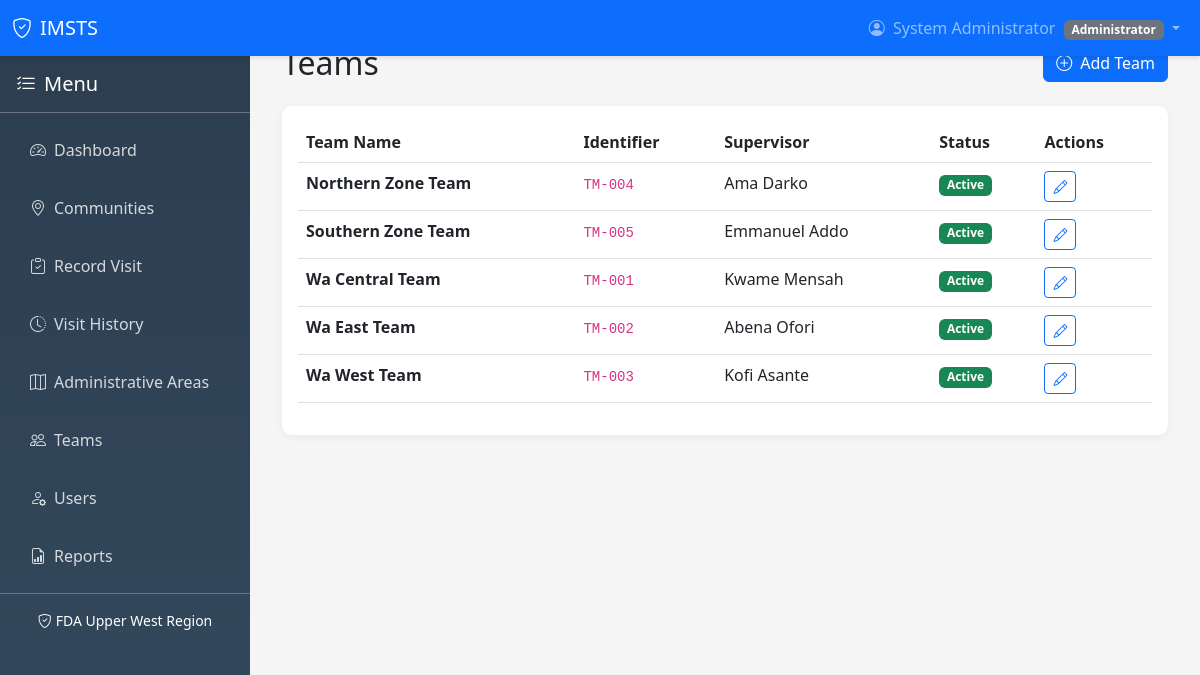
Page /teams/index.php (signed in) on the committed database.
### tables this page shows
CREATE TABLE IF NOT EXISTS teams (
    id INT AUTO_INCREMENT PRIMARY KEY,
    team_name VARCHAR(100) NOT NULL,
    team_identifier VARCHAR(20) NOT NULL UNIQUE,
    supervisor VARCHAR(100) NOT NULL,
    status ENUM('active', 'inactive') NOT NULL DEFAULT 'active',
    created_at TIMESTAMP DEFAULT CURRENT_TIMESTAMP,
    updated_at TIMESTAMP DEFAULT CURRENT_TIMESTAMP ON UPDATE CURRENT_TIMESTAMP
);

### includes/functions.php (called while the page is built, shortened)
<?php
require_once 'config/database.php';
function getTeams() {
    $sql = "SELECT * FROM teams WHERE status = 'active' ORDER BY team_name";
    return fetchAll($sql);
}
?>

### config/database.php (called while the page is built, shortened)
<?php
$databaseUrl = getenv('DATABASE_URL');
if ($databaseUrl) {
    $parsedUrl = parse_url($databaseUrl);
    $dbHost = $parsedUrl['host'];
    $dbPort = $parsedUrl['port'] ?? 5432;
    $dbName = ltrim($parsedUrl['path'], '/');
    $dbUser = $parsedUrl['user'];
    $dbPass = $parsedUrl['pass'];
    $dbType = 'pgsql';
} else {
    $dbType = 'mysql';
    $dbHost = 'localhost';
    $dbName = 'imsts_db';
    $dbUser = 'root';
    $dbPass = '';
    $dbPort = 3306;
}
try {
    if ($dbType === 'pgsql') {
        $dsn = "pgsql:host=$dbHost;port=$dbPort;dbname=$dbName";
        $options = [
            PDO::ATTR_ERRMODE => PDO::ERRMODE_EXCEPTION,
            PDO::ATTR_DEFAULT_FETCH_MODE => PDO::FETCH_ASSOC,
            PDO::ATTR_EMULATE_PREPARES => false,
        ];
        $pdo = new PDO($dsn, $dbUser, $dbPass, $options);
    } else {
        $dsn = "mysql:host=$dbHost;port=$dbPort;dbname=$dbName;charset=utf8mb4";
        $options = [
            PDO::ATTR_ERRMODE => PDO::ERRMODE_EXCEPTION,
            PDO::ATTR_DEFAULT_FETCH_MODE => PDO::FETCH_ASSOC,
            PDO::ATTR_EMULATE_PREPARES => false,
        ];
        $pdo = new PDO($dsn, $dbUser, $dbPass, $options);
    }
} catch (PDOException $e) {
    error_log("Database Connection Error: " . $e->getMessage());
    die("Database connection failed. Please check your configuration.");
}
function executeQuery($sql, $params = []) {
    global $pdo;
    try {
        $stmt = $pdo->prepare($sql);
        $stmt->execute($params);
        return $stmt;
    } catch (PDOException $e) {
        error_log("Query Error: " . $e->getMessage());
        throw $e;
    }
}
function fetchAll($sql, $params = []) {
    $stmt = executeQuery($sql, $params);
    return $stmt->fetchAll();
}
?>

### teams/index.php (the view, shortened to what this page needs)
<?php
require_once '../includes/functions.php';
$teams = getTeams();
include '../includes/header.php';
?>
<div class="d-flex justify-content-between align-items-center mb-4">
    <div><h2 class="mb-0">Teams</h2></div>
    <a href="add.php" class="btn btn-primary"><i class="bi bi-plus-circle me-2"></i>Add Team</a>
</div>
<div class="card">
    <div class="card-body">
        <div class="table-responsive">
            <table class="table table-hover">
                <thead><tr><th>Team Name</th><th>Identifier</th><th>Supervisor</th><th>Status</th><th>Actions</th></tr></thead>
                <tbody>
                    <?php foreach ($teams as $team): ?>
                    <tr>
                        <td><strong><?php echo htmlspecialchars($team['team_name']); ?></strong></td>
                        <td><code><?php echo htmlspecialchars($team['team_identifier']); ?></code></td>
                        <td><?php echo htmlspecialchars($team['supervisor']); ?></td>
                        <td><span class="badge bg-<?php echo $team['status'] === 'active' ? 'success' : 'secondary'; ?>"><?php echo ucfirst($team['status']); ?></span></td>
                        <td><a href="edit.php?id=<?php echo $team['id']; ?>" class="btn btn-sm btn-outline-primary"><i class="bi bi-pencil"></i></a></td>
                    </tr>
                    <?php endforeach; ?>
                </tbody>
            </table>
        </div>
    </div>
</div>
<?php include '../includes/footer.php'; ?>

### includes/header.php (style rules this page uses)
body { background-color: #f5f5f5; }
.card { border: none; border-radius: 10px; box-shadow: 0 2px 10px rgba(0,0,0,0.05); margin-bottom: 20px; }

### rows in the picture
teams: team_name "Northern Zone Team", team_identifier "TM-004", supervisor "Ama Darko", status "Active"
teams: team_name "Southern Zone Team", team_identifier "TM-005", supervisor "Emmanuel Addo", status "Active"
teams: team_name "Wa Central Team", team_identifier "TM-001", supervisor "Kwame Mensah", status "Active"
teams: team_name "Wa East Team", team_identifier "TM-002", supervisor "Abena Ofori", status "Active"
teams: team_name "Wa West Team", team_identifier "TM-003", supervisor "Kofi Asante", status "Active"

### other values in the picture
$_SESSION['full_name'] "System Administrator"
$_SESSION['role'] "Administrator"
